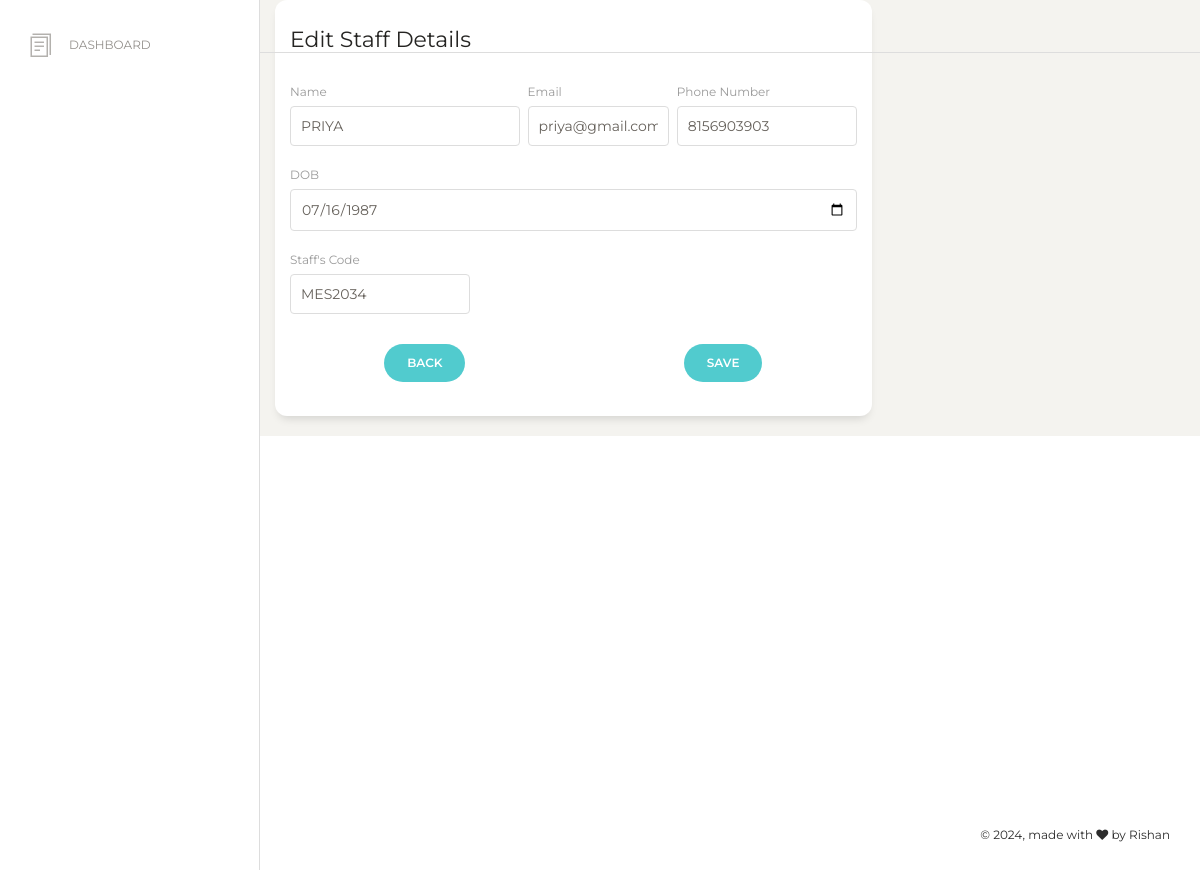
/edit_staff/3 (signed in), run on the app's committed database.
### COLLEGE_APP/models.py (models this page shows)
class staff_profile(models.Model):
    staff_name = models.CharField(max_length=30)
    staff_email = models.CharField(max_length=30)
    staff_phone = models.BigIntegerField()
    staff_dob = models.DateField()
    staff_code = models.CharField(max_length=10)
    STAFF_LOGIN = models.ForeignKey(login_table, on_delete=models.CASCADE)

### COLLEGE_APP/views.py (the view)
# urls.py: path('edit_staff/<id>', views.edit_staff),
@login_required(login_url='/')
def edit_staff(request,id):
    details = staff_profile.objects.get(id=id)
    return render(request,'admin/edit_staff.html',{'details':details})

### templates/admin/edit_staff.html (shortened to what this page needs)
{% load static %}
<html lang="en">
<head>
  <link href="https://maxcdn.bootstrapcdn.com/font-awesome/latest/css/font-awesome.min.css" rel="stylesheet">
  <link href="/static/Admin_Panel/assets/css/bootstrap.min.css" rel="stylesheet" />
  <link href="/static/Admin_Panel/assets/css/paper-dashboard.css?v=2.0.1" rel="stylesheet" />
  <link href="/static/Admin_Panel/assets/demo/demo.css" rel="stylesheet" />
</head>
<body class="">
  <div class="wrapper ">
    <div class="sidebar" data-color="white" data-active-color="danger">
      <div class="sidebar-wrapper">
        <ul class="nav">
          <li>
            <a href="/home">
              <i class="nc-icon nc-single-copy-04"></i>
              <p>Dashboard</p>
            </a>
          </li>
        </ul>
      </div>
    </div>
    <div class="main-panel">
      <nav class="navbar navbar-expand-lg navbar-absolute fixed-top navbar-transparent">
        <div class="container-fluid">
          <div class="collapse navbar-collapse justify-content-end" id="navigation">
            <ul class="navbar-nav">
              <li class="nav-item">
                <a class="nav-link btn-magnify">
                </a>
              </li>
              <li class="nav-item">
                <a class="nav-link btn-rotate">
                </a>
              </li>
            </ul>
          </div>
        </div>
      </nav>
          <div class="col-md-8">
            <div class="card card-user">
              <div class="card-header">
                <h5 class="card-title">Edit Staff Details</h5>
              </div>
              <div class="card-body">
                <form method="post" action="/admin_edit_staff">
                  <div class="row">
                    <div class="col-md-5 pr-1">
                      <div class="form-group">
                        <label>Name</label>
                        <input type="text" autocomplete="off" class="form-control" placeholder="Name" value="{{ details.staff_name }}" name="name">
                      </div>
                    </div>
                    <div class="col-md-3 px-1">
                      <div class="form-group">
                        <label>Email</label>
                        <input type="email" autocomplete="off" class="form-control" placeholder="Email" value="{{ details.staff_email }}" name="email">
                      </div>
                    </div>
                    <div class="col-md-4 pl-1">
                      <div class="form-group">
                        <label for="exampleInputEmail1">Phone Number</label>
                        <input type="number" autocomplete="off" class="form-control" placeholder="Staff's Number" name="phone" value="{{ details.staff_phone }}">
                      </div>
                    </div>
                  </div>
                  <div class="row">
                    <div class="col-md-12">
                      <div class="form-group">
                        <label>DOB</label>
                        <input type="date" class="form-control" placeholder="Date of Birth" value="{{ details.staff_dob|date:'Y-m-d' }}" name="dob">
                      </div>
                    </div>
                  </div>
                  <div class="row">
                    <div class="col-md-4 pr-1">
                      <div class="form-group">
                        <label>Staff's Code</label>
                        <input autocomplete="off" type="text" class="form-control" placeholder="Code" value="{{ details.staff_code }}" name="code">
                      </div>
                    </div>
                  </div>
                  <div class="row">
                      <div class="update ml-auto mr-auto">
                      <a href="/admin_manage_staffs" class="btn btn-primary btn-round"> Back</a>
                    </div>
                    <div class="update ml-auto mr-auto">
                      <button type="submit" class="btn btn-primary btn-round"> Save</button>
                    </div>
                  </div>
                </form>
              </div>
            </div>
          </div>
        </div>
      </div>
      <footer class="footer footer-black  footer-white ">
        <div class="container-fluid">
          <div class="row">
            <div class="credits ml-auto">
              <span class="copyright">
                © , made with <i class="fa fa-heart heart"></i> by Rishan
              </span>
            </div>
          </div>
        </div>
      </footer>
</body>
</html>

### data on the page
staff_profile: name "PRIYA", email "priya@gmail.com", phone "8156903903", dob "07/16/1987", code "MES2034"
